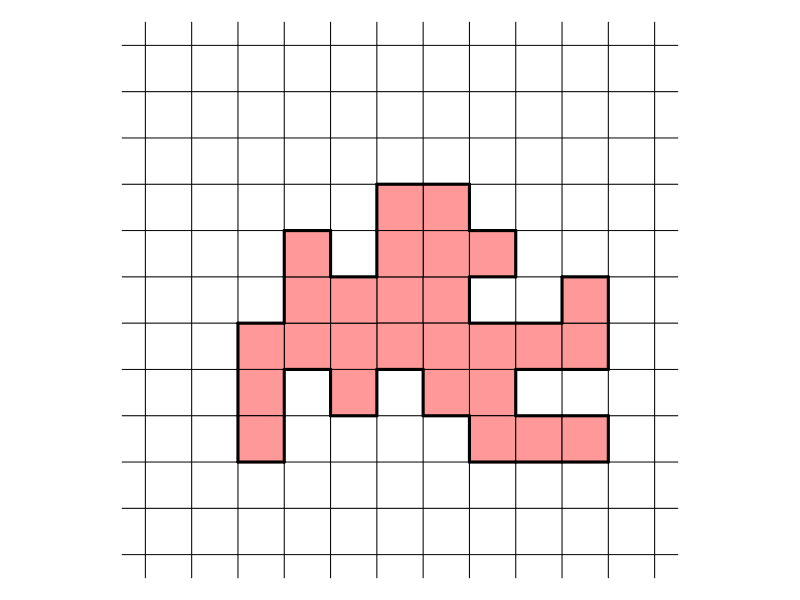
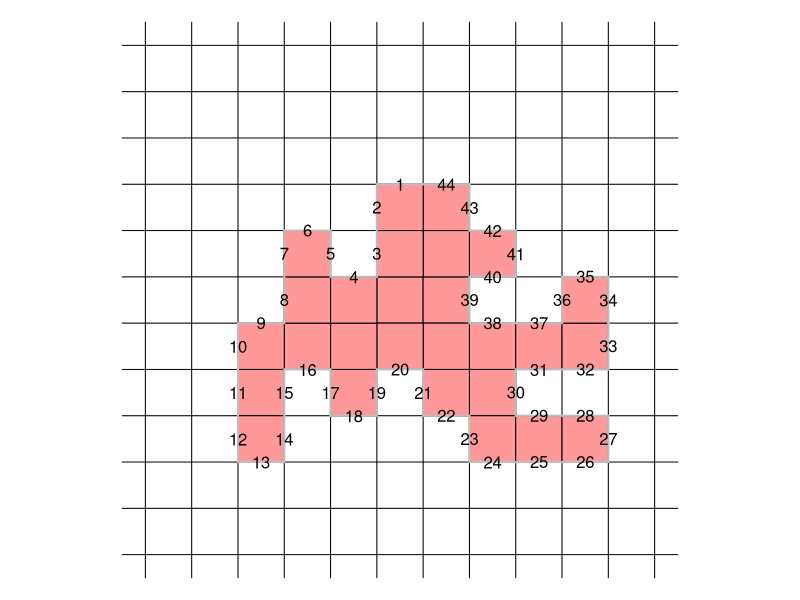
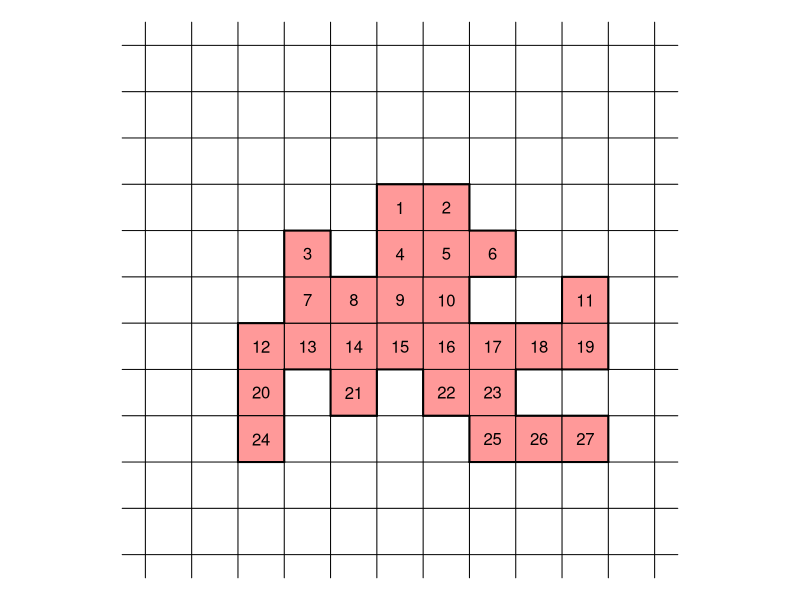

Write the R code that produced these figures, in order.
## ---- chunk 1
area = sample(15:50,1)
while(T){
    squares = list(c(0,0))
    for(i in 1:(area-1)){
        cango = F
        while(length(squares)<=i){
            sqn = sample(1:length(squares),1)
            sq = squares[[sqn]]
            delta = sample(c(-1,1),1)
            delsq = sample(c(delta,0))
            newsq = sq+delsq
            if(!(list(newsq) %in% squares) && max(abs(newsq))<=5){
                squares[[i+1]] = newsq
            }
        }
    }
    net = list()
    for(i in -6:6){
        j = length(net)
        net[[j+1]] = c(i,6)
    }
    for(i in 5:-5){
        j = length(net)
        net[[j+1]] = c(6,i)
    }
    for(i in 6:-6){
        j = length(net)
        net[[j+1]] = c(i,-6)
    }
    for(i in -5:5){
        j = length(net)
        net[[j+1]] = c(-6,i)
    }
    
    move = T
    dels = list(c(-1,0),c(1,0),c(0,-1),c(0,1))
    while(move){
        move = F
        newnet = list()
        for(i in 1:length(net)){
            nspot = net[[i]]
            for(j in 1:length(dels)){
                del = dels[[j]]
                newspot = nspot+del
                if(!(list(newspot)%in%squares) && !(list(newspot)%in%net) && max(abs(newspot))<=6){
                    move=T
                    net[[length(net)+1]] = newspot
                }
            }
        }
    }
    if(length(net)+length(squares)==13^2){break}
}


alledges = list()
for(i in 1:length(squares)){
    sq = squares[[i]]
    dels = list(c(-0.5,0),c(0.5,0),c(0,-0.5),c(0,0.5))
    for(j in 1:length(dels)){
        ed = sq+dels[[j]]
        alledges[[length(alledges)+1]] = ed
    }
}
lones = list()
for(i in 1:length(alledges)){
    ed = alledges[[i]]
    cnt = 0
    for(j in 1:length(alledges)){
        ed2 = alledges[[j]]
        if(sum(ed==ed2)==2){
            cnt = cnt+1
        }
    }
    if(cnt==1){
        lones[[length(lones)+1]] = ed
    }
}

maxy = -6
minx = 6
orlo = list()
for(i in 1:length(lones)){
    pt = lones[[i]]
    yy = pt[2]
    if(yy>maxy){
        maxy=yy
    }
}
cont = T
for(i in -6:6){
    for(j in 1:length(lones)){
        if(sum(c(i,maxy)==lones[[j]])==2 && cont){
            orlo[[1]] = lones[[j]]
            cont = F
        }
    }
}

while(length(orlo)<length(lones)){
    cl = length(orlo)
    p = orlo[[cl]]
    if(p[1]%%1==0){
        pa = c(p[1]-0.5,p[2])
        pb = c(p[1]+0.5,p[2])
    } else {
        pa = c(p[1],p[2]-0.5)
        pb = c(p[1],p[2]+0.5)
    }
    for(i in 1:length(lones)){
        p2 = lones[[i]]
        if(p2[1]%%1==0){
            pc = c(p2[1]-0.5,p2[2])
            pd = c(p2[1]+0.5,p2[2])
        } else {
            pc = c(p2[1],p2[2]-0.5)
            pd = c(p2[1],p2[2]+0.5)
        }
        if((sum(pd==pb)==2 || sum(pc==pb)==2) && !(list(p2)%in%orlo)){
            orlo[[cl+1]] = p2
        } else if((sum(pd==pa)==2 || sum(pc==pa)==2) && !(list(p2)%in%orlo)){
            orlo[[cl+1]] = p2
        }
    }
}


perimeter = length(lones)

ach1 = perimeter-sample(0:7,1)+0:7
ach2 = area-sample(0:7,1)+0:7
al1 = paste0("* ",ach1,collapse="\n")
al2 = paste0("* ",ach2,collapse="\n")
sol1 = paste0(1*(ach1==perimeter),collapse="")
sol2 = paste0(1*(ach2==area),collapse="")
## ---- chunk 2
par(mar=c(0,0,0,0),pty="s")
plot(0,0,"n",xlim=c(-6,6),ylim=c(-6,6),axes=F,ann=F)
for(i in seq(-5.5,5.5,1)){
    lines(c(-6,6),c(i,i))
    lines(c(i,i),c(-6,6))
}
for(i in 1:length(squares)){
    sq = squares[[i]]
    x = sq[1]
    y = sq[2]
    polygon(x+c(-0.5,-0.5,0.5,0.5),y+c(-0.5,0.5,0.5,-0.5),col=rgb(1,0.6,0.6),border="black")
}
# for(i in 1:length(net)){
#     sq = net[[i]]
#     x = sq[1]
#     y = sq[2]
#     polygon(x+c(-0.5,-0.5,0.5,0.5),y+c(-0.5,0.5,0.5,-0.5),col="blue",border="black")
# }
for(i in 1:length(lones)){
    p = lones[[i]]
    # points(p[1],p[2])
    if(p[1]%%1==0){
        lines(c(p[1]-0.5,p[1]+0.5),c(p[2],p[2]),lwd=3)
    } else {
        lines(c(p[1],p[1]),c(p[2]-0.5,p[2]+0.5),lwd=3)
    }
}
## ---- chunk 3
par(mar=c(0,0,0,0),pty="s")
plot(0,0,"n",xlim=c(-6,6),ylim=c(-6,6),axes=F,ann=F)
for(i in seq(-5.5,5.5,1)){
    lines(c(-6,6),c(i,i))
    lines(c(i,i),c(-6,6))
}
for(i in 1:length(squares)){
    sq = squares[[i]]
    x = sq[1]
    y = sq[2]
    polygon(x+c(-0.5,-0.5,0.5,0.5),y+c(-0.5,0.5,0.5,-0.5),col=rgb(1,0.6,0.6),border="black")
}
# for(i in 1:length(net)){
#     sq = net[[i]]
#     x = sq[1]
#     y = sq[2]
#     polygon(x+c(-0.5,-0.5,0.5,0.5),y+c(-0.5,0.5,0.5,-0.5),col="blue",border="black")
# }
for(i in 1:length(lones)){
    p = lones[[i]]
    if(p[1]%%1==0){
        lines(c(p[1]-0.5,p[1]+0.5),c(p[2],p[2]),lwd=2,col="grey")
    } else {
        lines(c(p[1],p[1]),c(p[2]-0.5,p[2]+0.5),lwd=2,col="grey")
    }
    #points(p[1],p[2],cex=1.3)
}

for(i in 1:length(orlo)){
    p = orlo[[i]]
    text(p[1],p[2],i,cex=1)
}

## ---- chunk 4
par(mar=c(0,0,0,0),pty="s")
plot(0,0,"n",xlim=c(-6,6),ylim=c(-6,6),axes=F,ann=F)
for(i in seq(-5.5,5.5,1)){
    lines(c(-6,6),c(i,i))
    lines(c(i,i),c(-6,6))
}
for(i in 1:length(squares)){
    sq = squares[[i]]
    x = sq[1]
    y = sq[2]
    polygon(x+c(-0.5,-0.5,0.5,0.5),y+c(-0.5,0.5,0.5,-0.5),col=rgb(1,0.6,0.6),border="black")
}
# for(i in 1:length(net)){
#     sq = net[[i]]
#     x = sq[1]
#     y = sq[2]
#     polygon(x+c(-0.5,-0.5,0.5,0.5),y+c(-0.5,0.5,0.5,-0.5),col="blue",border="black")
# }
for(i in 1:length(lones)){
    p = lones[[i]]
    if(p[1]%%1==0){
        lines(c(p[1]-0.5,p[1]+0.5),c(p[2],p[2]),lwd=2)
    } else {
        lines(c(p[1],p[1]),c(p[2]-0.5,p[2]+0.5),lwd=2)
    }
}

cnt = 1
for(i in 6:-6){
    for(j in -6:6){
        pnt = c(j,i)
        for(k in 1:length(squares)){
            if(sum(pnt==squares[[k]])==2){
                text(j,i,cnt)
                cnt = cnt+1
            }
        }
    }
}

